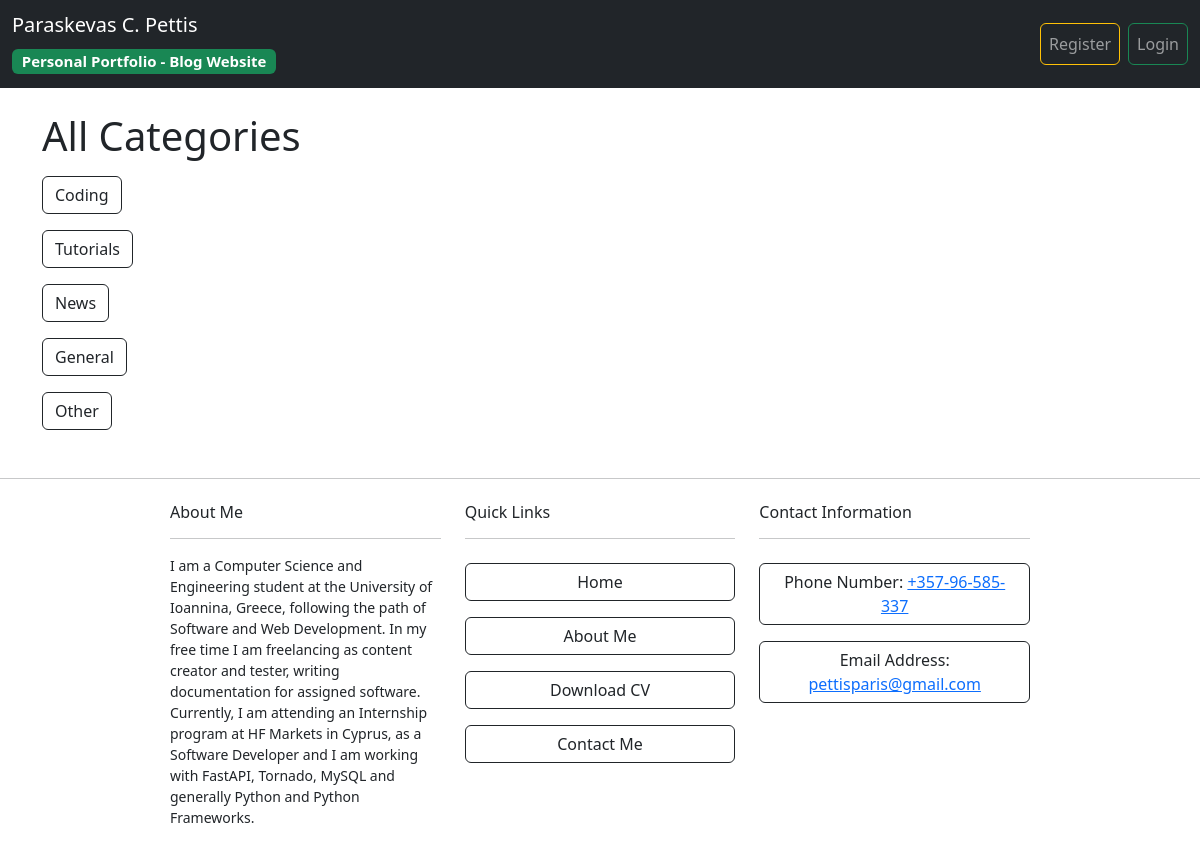
Before: /categories-menu with the older database file.
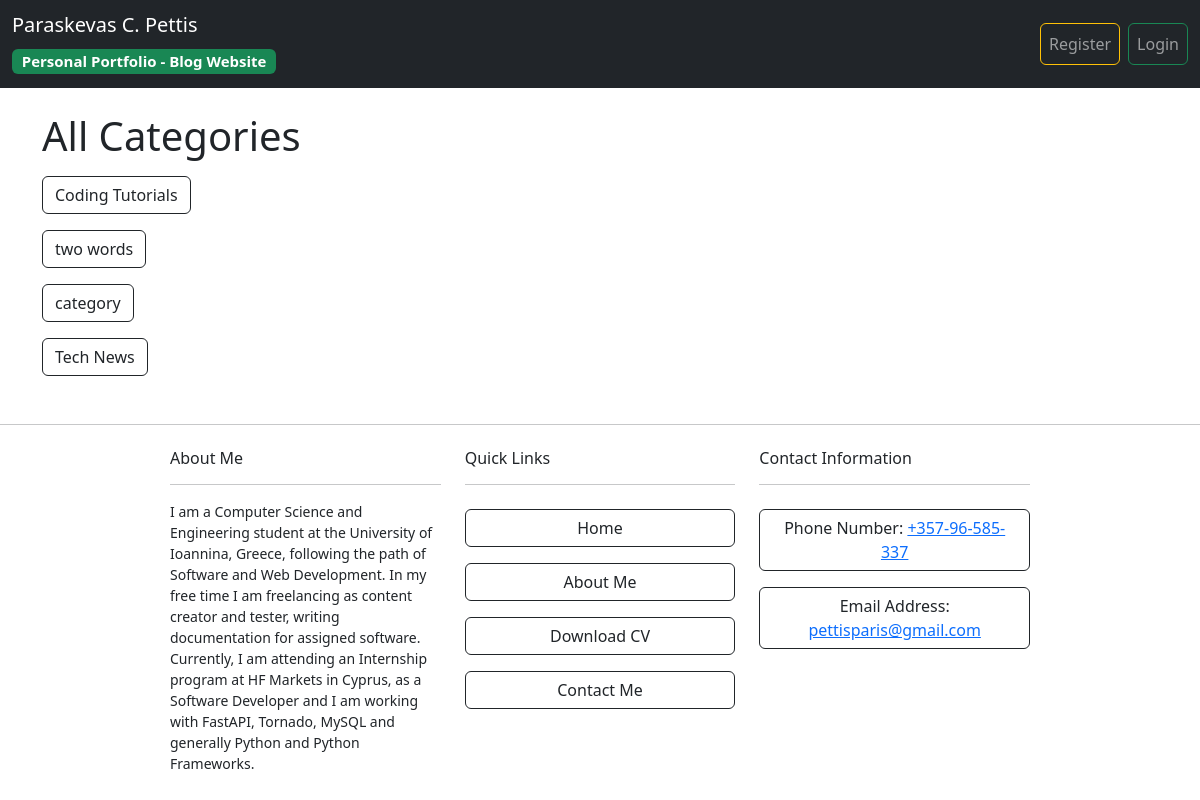
After: the same page with the newer database file.
### main_blog/models.py (models this page shows, shortened)
class Category(models.Model):
    name = models.CharField(max_length=255)
    def __str__(self):
        return self.name

### main_blog/views.py (the view)
def CategoryListView(request):
    categories_menu = Category.objects.all()
    return render(request, 'categories_menu.html', {'categories_menu': categories_menu})

### main_blog/templates/categories_menu.html (shortened to what this page needs)
{% extends 'base.html' %}
{% load blog_extras %}
{% block content %}
    <h1>
        All Categories
    </h1>
    {% for category in categories_menu %}
        <div class="d-flex">
            <a class="btn btn-outline-dark mt-2 mb-2" href="{% url 'category' category|slugify %}">
                {{ category }}
            </a>
        </div>
    {% endfor %}
{% endblock %}

### main_blog/templates/base.html (shortened to what this page needs)
<!doctype html>
<html lang="en">
  <head>
    <link href="https://cdn.jsdelivr.net/npm/bootstrap@5.2.3/dist/css/bootstrap.min.css" rel="stylesheet">
  </head>
  <body>
    <nav class="navbar navbar-expand-lg navbar-dark bg-dark">
        <div class="container-fluid d-flex">
          <a class="navbar-brand" href="{% url 'home' %}">
            <div class="h5">
              Paraskevas C. Pettis
            </div>
            <span class="badge text-bg-success">Personal Portfolio - Blog Website</span>
          </a>
          <div class="collapse navbar-collapse" id="navbarSupportedContent">
            <ul class="navbar-nav ms-auto mb-2 mb-lg-0 d-flex gap-2">
              {% if user.is_authenticated %}
                {% if user.is_superuser %}
                  <li class="nav-item">
                    <a class="nav-link btn btn-outline-success" href="{% url 'admin_dashboard' %}">Admin Dashboard</a>
                  </li>
                  <li class="nav-item">
                    <a class="nav-link btn btn-outline-success" href="{% url 'add_category' %}">Add a New Category</a>
                  </li>
                {% endif %}
                <li class="nav-item">
                  <a class="nav-link btn btn-outline-success" href="{% url 'add_post' %}">Add a New Post</a>
                </li>
                {% if cat_menu %}
                  <li class="nav-item dropdown">
                    <a class="nav-link dropdown-toggle btn btn-outline-success" href="#" role="button" data-bs-toggle="dropdown" aria-expanded="false">
                      Categories
                    </a>
                    <ul class="dropdown-menu">
                      {% for category in cat_menu %}
                        <li><a class="dropdown-item" href="{% url 'category' category|slugify %}">
                          {{ category }}
                        </a></li>
                      {% endfor %}
                    </ul>
                  </li>
                {% else %}
                  <li class="nav-item">
                    <a class="nav-link btn btn-outline-success" href="{% url 'categories_menu' %}">Categories</a>
                  </li>
                {% endif %}
                <li class="nav-item">
                  <a class="nav-link btn btn-danger" href="{% url 'logout' %}">Logout</a>
                </li>
              {% else %}
                <li class="nav-item">
                  <a class="nav-link btn btn-outline-warning" href="{% url 'register' %}">Register</a>
                </li>
                <li class="nav-item">
                  <a class="nav-link btn btn-outline-success" href="{% url 'login' %}">Login</a>
                </li>
              {% endif %}
            </ul>
          </div>
        </div>
      </nav>
    <br>
    <div class="container">
        {% block content %}
        {% endblock %}
    </div>
    <br>
    <hr>
    <div class="footer d-flex justify-content-center">
      <div class="row p-2 w-75">
        <div class="col">
          <div class="h6">
            About Me
          </div>
          <hr>
          <p style="font-size: 14px;">
            I am a Computer Science and Engineering student at the University of Ioannina, Greece, following the path of Software and Web Development.
            In my free time I am freelancing as content creator and tester, writing documentation for assigned software.
            Currently, I am attending an Internship program at HF Markets in Cyprus, as a Software Developer and
            I am working with FastAPI, Tornado, MySQL and generally Python and Python Frameworks.
          </p>
        </div>
        <div class="col align-items-center justify-content-center">
          <div class="h6">
            Quick Links
          </div>
          <hr>
          <a href="#" class="text-decoration-none btn btn-outline-dark mt-2 mb-2 w-100">
            Home
          </a>
          <br>
          <a href="#" class="text-decoration-none btn btn-outline-dark mt-2 mb-2 w-100">
            About Me
          </a>
          <br>
          <a href="#" class="text-decoration-none btn btn-outline-dark mt-2 mb-2 w-100">
            Download CV
          </a>
          <br>
          <a href="#" class="text-decoration-none btn btn-outline-dark mt-2 mb-2 w-100">
            Contact Me
          </a>
        </div>
        <div class="col">
          <div class="h6">
            Contact Information
          </div>
          <hr>
          <div class="text-decoration-none btn btn-outline-dark mt-2 mb-2 w-100">
            Phone Number: <a href="tel:+35796-585337">+357-96-585-337</a> <br>
          </div>
          <div class="text-decoration-none btn btn-outline-dark mt-2 mb-2 w-100">
            Email Address: <a href="mailto:pettisparis@gmail.com">pettisparis@gmail.com</a>
          </div>
        </div>
      </div>
    </div>
</body>
</html>

Changed rows visible on the page:
removed Category: name "Coding"
removed Category: name "Tutorials"
removed Category: name "News"
removed Category: name "General"
removed Category: name "Other"
added Category: name "Coding Tutorials"
added Category: name "two words"
added Category: name "category"
added Category: name "Tech News"
